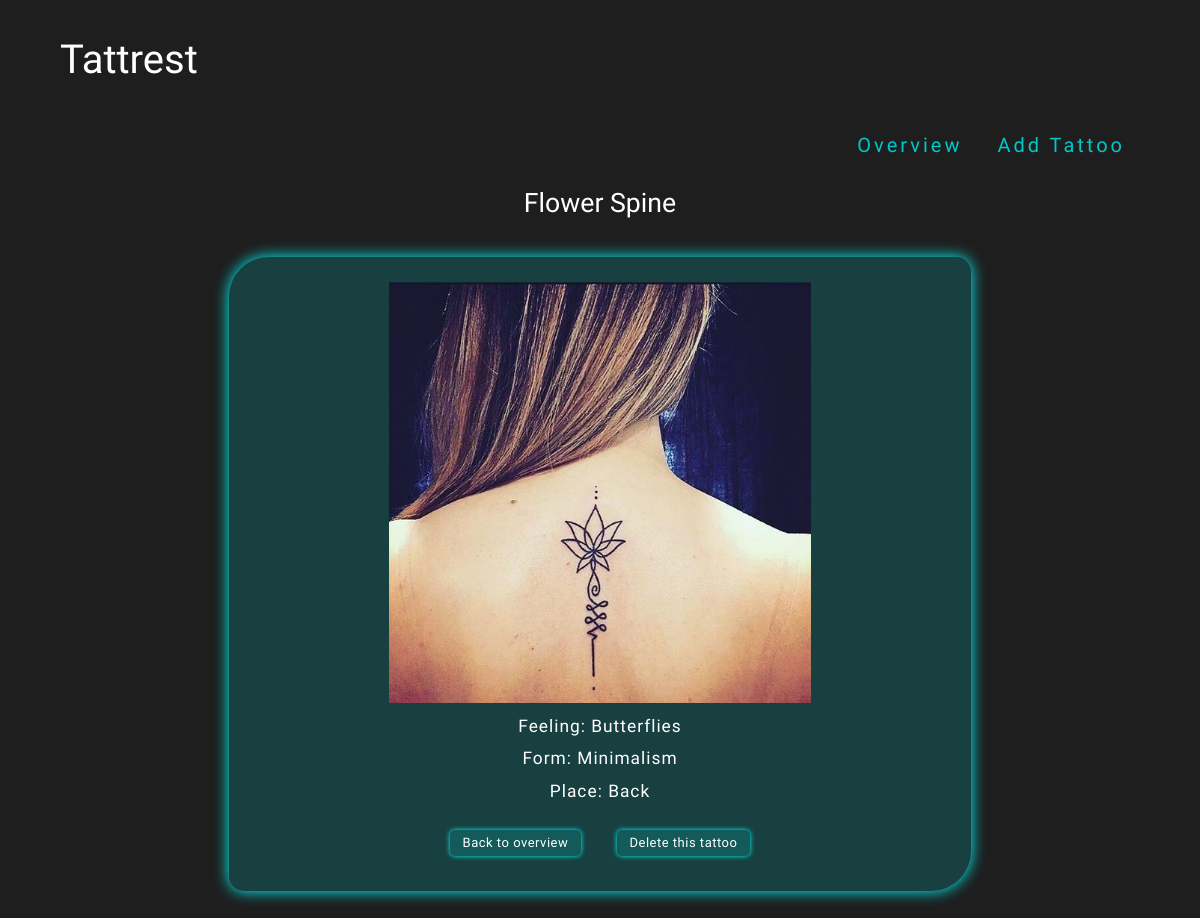
Page /index.php?pagina=detail&id=6 on the committed database.
### tables this page shows
CREATE TABLE `tattoos` (
  `tattoo_id` int(11) NOT NULL,
  `titel` text,
  `feeling_id` int(11) DEFAULT NULL,
  `vorm_id` int(11) DEFAULT NULL,
  `plaats_id` int(11) DEFAULT NULL,
  `afbeelding` text
);

### controllers/detail.php (called while the page is built, shortened)
<?php
	include_once "models/Tattoo_Table.class.php";
	$tattoo = new Tattoo_Table($db);
	$ink= $tattoo->geefTattoo($_GET['id']);
	switch ($ink->feeling_id){
		case 1:
			$emotie= "Butterflies";
			break;
	}
	switch ($ink->vorm_id){
		case 1:
			$stijl= "Minimalism";
			break;
	}
	switch ($ink->plaats_id){
		case 1:
			$plek= "Back";
			break;
	}
	$output = include_once "views/detail-html.php";
return $output;
?>

### models/Tattoo_Table.class.php (called while the page is built, shortened)
<?php
class Tattoo_Table {
	private $db;
	public function __construct ( $db ) {
	$this->db = $db;}
	public function geefTattoo($id) {
		$sql = "SELECT * FROM tattoos WHERE tattoo_id = ?";
		$statement = $this->db->prepare($sql);
		$data = array($id);
		try {
			$statement->execute($data);
		} catch (Exception $e) {
			$bds = "<p>Je probeerde deze sql: $sql <p>
				<p>Exception: $e</p>";
			trigger_error($bds );
		}
		$model = $statement->fetchObject();
		return $model;
	}
}

### views/detail-html.php (the view)
<?php return
	"<h2>$ink->titel</h2>
	<div class='kaderdetail'>
		<img src= img/$ink->afbeelding alt=$ink->titel>
		<h3>Feeling: $emotie</h3>
		<h3>Form: $stijl</h3>
		<h3>Place: $plek</h3>
		<a class='button' href='index.php?pagina=overzicht'>Back to overview</a>
		<a class='button' href='index.php?pagina=verwijderen&id=$ink->tattoo_id'>Delete this tattoo</a>
	</div>";
?>

### css/styling.css (style rules this page uses)
body { background-color: rgb(30, 30, 30); font-family: 'Poiret One', cursive; color: white; width: 90%; margin: 0 auto; }
h2 { font-family: 'Leckerli One', cursive; font-size: 20pt; margin: 20px; margin-bottom: 40px; margin-left: 0px; text-align: center; width: 100%; }
a { margin: 15px; text-decoration: none; letter-spacing: 2px; color: rgb(0,200,200); }
img { width: 260px; display: block; margin: auto; margin-bottom: 15px; }
.button { display: inline-block; padding: 0.5em 1.0em; background-color: rgba(0,200,200, 0.2); box-shadow: 0px 0px 5px rgb(0,255,255); border: none; border-radius: 5px; color: white; font-size: 13px; letter-spacing: 0.5px; cursor: pointer; }
.kaderdetail { width: 65%; margin: 0 auto; padding: 20px; padding-top: 5px; font-size: 13pt; letter-spacing: 1px; border-radius: 40px 15px; background-color: rgba(0,200,200, 0.2); box-shadow: 0px 0px 15px rgb(0,255,255); text-align: center; margin-bottom: 100px; }
h3 { margin: 15px; display: block; }
.kaderdetail img { width: 60%; margin: 0 auto; display: block; margin-top: 20px; }

### rows in the picture
tattoos: titel "Flower Spine", afbeelding (picture), feeling "Butterflies", vorm "Minimalism", plaats "Back"
